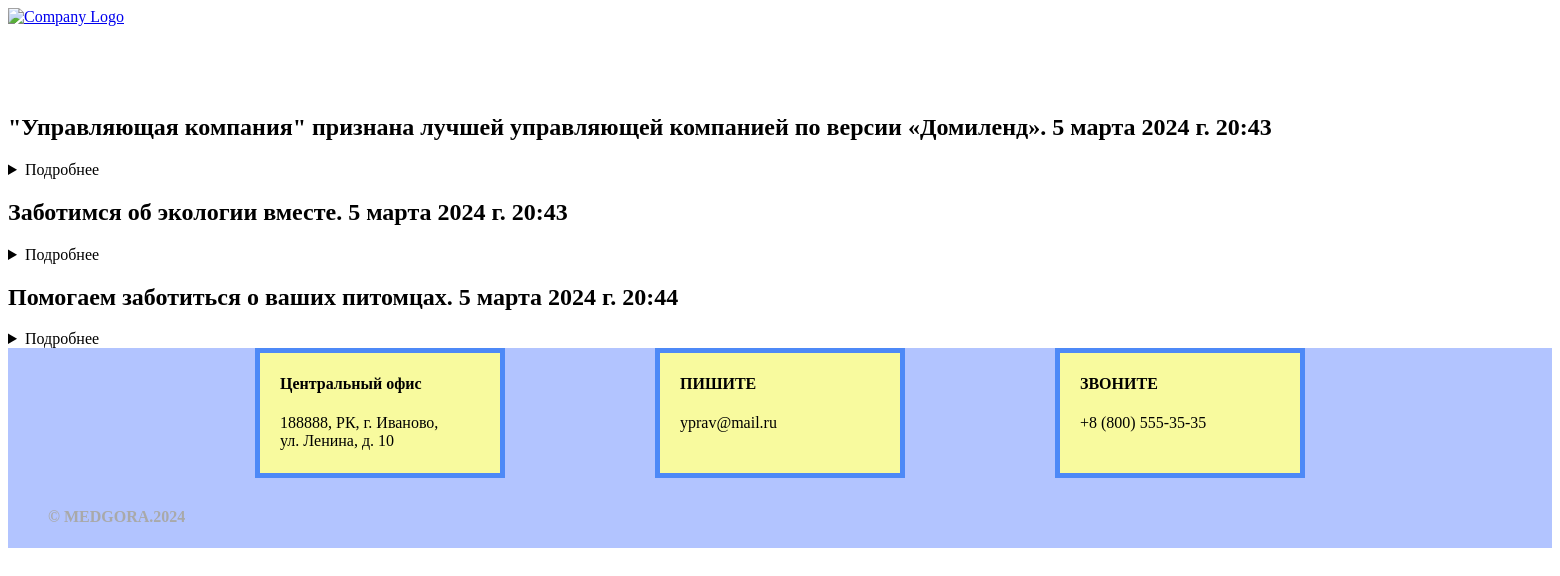
Page /news on the committed database.
### myapp/models.py (models this page shows, shortened)
class New(models.Model):
    title = models.CharField(max_length=100)
    description = models.TextField()
    foto_of_new = models.ImageField()
    date_created_new = models.DateTimeField(auto_now_add=True)

### myapp/views.py (the view)
# urls.py: path('news', news, name="news"),
def news(request):
    logger.info("News page accessed")
    news = get_list_or_404(New)
    return render(request, 'myapp/news.html', {'news': news})

### myapp/templates/myapp/news.html (shortened to what this page needs)
{% extends 'myapp/template.html' %}
{% block content %}
        {% for new in news %}
        <tr>
            <h2>{{ new.title }}. {{ new.date_created_new }}</h2>
            <details>
                <summary>Подробнее</summary>
            </details>
        </tr>
        {% endfor %}
{% endblock %}

### myapp/templates/myapp/template.html (shortened to what this page needs)
<!DOCTYPE html>
<html>
<head>
</head>
<header>
    <div class="header-area">
        <div class="row logo-top-info">
            <div class="container">
                <div class="col-md-5 logo">
                    <a href="/"><img src="https://lyubimiigorod.ru/images/cards/6027d811661d0.jpg" alt="Company Logo" height="250" width="250" /></a>
                </div>
            </div>
        </div>
        <div class="main-menu">
            <div class="container">
            </div>
        </div>
    </div>
</header>
<body>
    <div class="body">
        <div class="content">
            {% block content %}{% endblock %}
        </div>
    </div>
</body>
<footer>
    <div class="footer">
                <div class="container">
                    <div class="row">
                        <div class="col-md-1">
                            <div class="contact-box">
                                <div class="contact-details">
                                    <h4 class="pre-footer-title">Центральный офис</h4>
                                    <p>
                                        188888, РК, г. Иваново,
                                        <br>ул. Ленина, д. 10
                                    </p>
                                </div>
                            </div>
                        </div>
                        <div class="col-md-2">
                            <div class="contact-box" >
                                <div class="contact-details">
                                    <h4 class="pre-footer-title">ЗВОНИТЕ</h4>
                                    <p>
                                        +8 (800) 555-35-35
                                    </p>
                                </div>
                            </div>
                        </div>
                        <div class="col-md-3">
                            <div class="contact-box">
                                <div class="contact-details">
                                    <h4 class="pre-footer-title">ПИШИТЕ</h4>
                                    <p>
                                        yprav@mail.ru
                                    </p>
                                </div>
                            </div>
                        </div>
                    </div>
        <div class="copyright">
            <div class="container">
                <div class="row copyright-bar">
                    <div class="col-md-4">
                        <b><text style="color:darkgray">&copy; MEDGORA.2024</text></b>
                    </div>
                </div>
            </div>
        </div>
    </div>
</footer>
</html>

### myapp/templates/myapp/template.html (style rules this page uses)
footer { height: 200px; background-color: #b2c4ff; }
.contact-box { width: 200px; height: 100px; margin: 0 auto; background-color: #f8fa9e; padding: 0 20px 20px 20px; border: 5px solid rgb(77, 137, 247); }
.col-md-1 { position: relative; right: 400px; }
.col-md-2 { position: relative; top: -130px; left: 400px; }
.col-md-3 { position: relative; top: -260px; }
.col-md-4 { position: relative; top: -230px; left: 40px; }
.main-menu { position: relative; background-color:#b2c4ff; height: 50px; top: -250px; }
.content { top: -400px; }

### rows in the picture
New: title "\"Управляющая компания\" признана лучшей управляющей компанией по версии «Домиленд»", date_created_new "5 марта 2024 г. 20:43"
New: title "Заботимся об экологии вместе", date_created_new "5 марта 2024 г. 20:43"
New: title "Помогаем заботиться о ваших питомцах", date_created_new "5 марта 2024 г. 20:44"
